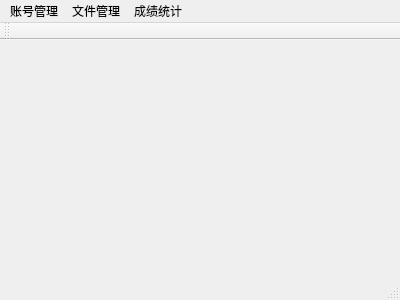
<?xml version="1.0" encoding="UTF-8"?>
<ui version="4.0">
 <class>MainWindow</class>
 <widget class="QMainWindow" name="MainWindow">
  <property name="geometry">
   <rect>
    <x>0</x>
    <y>0</y>
    <width>400</width>
    <height>300</height>
   </rect>
  </property>
  <property name="windowTitle">
   <string>学生成绩管理系统</string>
  </property>
  <widget class="QWidget" name="centralWidget"/>
  <widget class="QMenuBar" name="menuBar">
   <property name="geometry">
    <rect>
     <x>0</x>
     <y>0</y>
     <width>400</width>
     <height>22</height>
    </rect>
   </property>
   <widget class="QMenu" name="menuManageAccount">
    <property name="title">
     <string>账号管理</string>
    </property>
    <addaction name="actionLogout"/>
    <addaction name="actionExit"/>
   </widget>
   <widget class="QMenu" name="menuManageFile">
    <property name="title">
     <string>文件管理</string>
    </property>
    <addaction name="actionReadStudent"/>
    <addaction name="actionReadTeacher"/>
    <addaction name="actionReadCourse"/>
    <addaction name="separator"/>
    <addaction name="actionReadStudy"/>
    <addaction name="actionReadTeach"/>
    <addaction name="separator"/>
    <addaction name="actionReadDatabase"/>
   </widget>
   <widget class="QMenu" name="menuManageGrade">
    <property name="title">
     <string>成绩统计</string>
    </property>
    <addaction name="actionAverageScore"/>
    <addaction name="actionPassingRate"/>
    <addaction name="actionStandardDeviation"/>
    <addaction name="separator"/>
   </widget>
   <addaction name="menuManageAccount"/>
   <addaction name="menuManageFile"/>
   <addaction name="menuManageGrade"/>
  </widget>
  <widget class="QToolBar" name="mainToolBar">
   <attribute name="toolBarArea">
    <enum>TopToolBarArea</enum>
   </attribute>
   <attribute name="toolBarBreak">
    <bool>false</bool>
   </attribute>
  </widget>
  <widget class="QStatusBar" name="statusBar"/>
  <action name="actionLogout">
   <property name="enabled">
    <bool>false</bool>
   </property>
   <property name="text">
    <string>注销</string>
   </property>
  </action>
  <action name="actionExit">
   <property name="text">
    <string>退出程序</string>
   </property>
  </action>
  <action name="actionReadStudent">
   <property name="enabled">
    <bool>false</bool>
   </property>
   <property name="text">
    <string>读取学生信息</string>
   </property>
  </action>
  <action name="actionReadTeacher">
   <property name="enabled">
    <bool>false</bool>
   </property>
   <property name="text">
    <string>读取教师信息</string>
   </property>
  </action>
  <action name="actionReadCourse">
   <property name="enabled">
    <bool>false</bool>
   </property>
   <property name="text">
    <string>读取课程信息</string>
   </property>
  </action>
  <action name="actionReadStudy">
   <property name="enabled">
    <bool>false</bool>
   </property>
   <property name="text">
    <string>读取选课信息</string>
   </property>
  </action>
  <action name="actionReadTeach">
   <property name="enabled">
    <bool>false</bool>
   </property>
   <property name="text">
    <string>读取教学信息</string>
   </property>
  </action>
  <action name="actionAverageScore">
   <property name="enabled">
    <bool>false</bool>
   </property>
   <property name="text">
    <string>平均分</string>
   </property>
  </action>
  <action name="actionPassingRate">
   <property name="enabled">
    <bool>false</bool>
   </property>
   <property name="text">
    <string>通过率</string>
   </property>
  </action>
  <action name="actionStandardDeviation">
   <property name="enabled">
    <bool>false</bool>
   </property>
   <property name="text">
    <string>标准差</string>
   </property>
  </action>
  <action name="actionReadDatabase">
   <property name="enabled">
    <bool>false</bool>
   </property>
   <property name="text">
    <string>读取数据库</string>
   </property>
  </action>
 </widget>
 <layoutdefault spacing="6" margin="11"/>
 <resources/>
 <connections/>
</ui>
